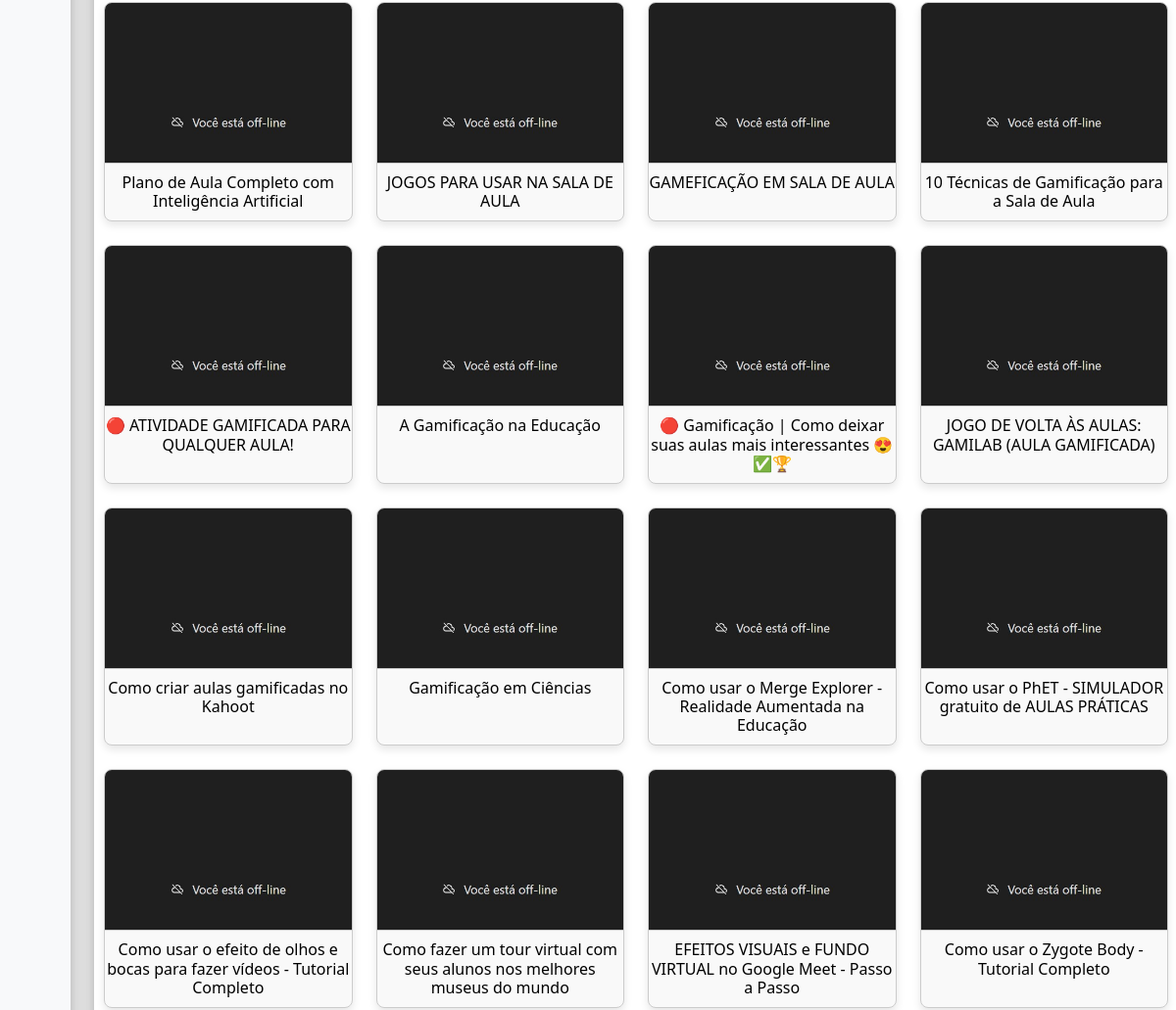
/ (signed in, middle part), run on an earlier commit of the app's database.
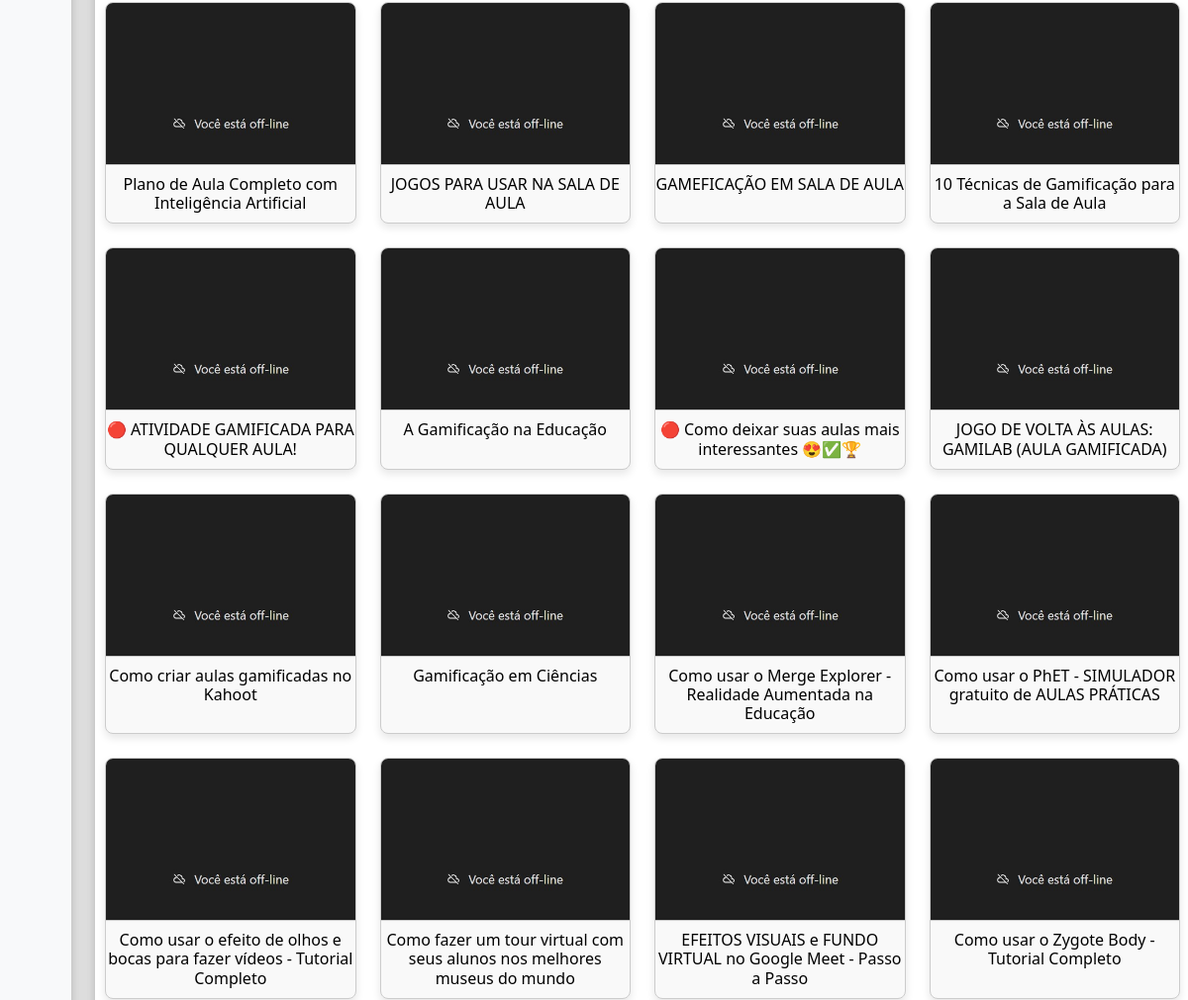
And on a later commit of the database.
### playList/models.py (models this page shows, shortened)
class Video(models.Model):
    title = models.CharField(max_length=300)
    url = models.URLField(max_length=300)
    description = models.TextField(max_length=1000)
    created_at = models.DateTimeField(auto_now_add=True)
    likes = models.PositiveIntegerField(default=0)
    visibilidade = models.BooleanField(default=False)
    def youtube_id(self):
        from urllib.parse import urlparse, parse_qs
        query = urlparse(self.url)
        if query.hostname == 'youtu.be':
            return query.path[1:]
        if query.hostname in ('www.youtube.com', 'youtube.com'):
            if query.path == '/watch':
                return parse_qs(query.query).get("v", [None])[0]
            if query.path[:7] == '/embed/':
                return query.path.split('/')[2]
            if query.path[:3] == '/v/':
                return query.path.split('/')[2]
        return None
    def youtube_thumbnail(self):
        video_id = self.youtube_id()
        if video_id:
            thumbnail_url = f"https://img.youtube.com/vi/{video_id}/hqdefault.jpg"
            try:
                response = requests.head(thumbnail_url, timeout=5)
                if response.status_code == 200:
                    return thumbnail_url
            except requests.RequestException:
                pass
        return "/static/img/default_video_thumbnail.jpg"

### home/views.py (the view)
# urls.py: path('', index, name='home'),
@login_required
def index(request):
    video_list = Video.objects.filter(visibilidade=True).order_by('id')
    playlists = Playlist.objects.all()
    all_videos_playlist = get_object_or_404(Playlist, name="Todos os vídeos")
    paginator = Paginator(video_list, 20)  # Carregar 20 vídeos por página
    page_number = request.GET.get('page')
    videos = paginator.get_page(page_number)
    return render(request, 'index.html', {
        'playlists': playlists,
        'videos': videos,
        'all_videos_playlist': all_videos_playlist
    })

### playList/models.py (called while the page is built)
    def get_default_thumbnail(self):
        return '/static/img/default_playlist_thumbnail.jpeg'  # Caminho para a imagem padrão

### templates/index.html (shortened to what this page needs)
{% extends 'base.html' %}
{% block main %}
    <br>
    <br>
    <div class="video-grid-container" id="video-container">
        {% for video in videos %}
            <div class="video-grid-item">
                <a href="{% url 'playlist-detail' all_videos_playlist.id %}?video_id={{ video.id }}" class="playlist-link">
                    <img src="{{ video.youtube_thumbnail }}" alt="{{ video.title }}" class="video-grid-thumbnail">
                    <h3>{{ video.title }}</h3>
                </a>
            </div>
        {% empty %}
            <p style="margin: 30px">Não há vídeos disponíveis no momento!</p>
        {% endfor %}
    </div>
{% endblock %}

### templates/base.html (shortened to what this page needs)
{% load static %}
<!doctype html>
<html lang="pt-BR" data-bs-theme="auto">
  <head><script src="{% static 'js/color-modes.js' %}"></script>
    <link rel="stylesheet" href="https://cdn.jsdelivr.net/npm/@docsearch/css@3">
    <link href="{% static 'css/bootstrap.min.css' %}" rel="stylesheet">
    <link href="{% static 'css/sidebars.css' %}" rel="stylesheet">
    <link href="{% static 'css/base.css' %}" rel="stylesheet">
    <link href="{% static 'css/modal.css' %}" rel="stylesheet">
    <link href="{% static 'css/index.css' %}" rel="stylesheet">
  </head>
  <body>
    <main class="d-flex flex-nowrap">
      <div class="d-flex flex-column flex-shrink-0 bg-body-tertiary" style="width: 4.5rem; border-top: 3px solid #01205F;">
      </div>
      <div class="b-example-divider b-example-vr" style="border-top: 3px solid #01205F;"></div>
      <div class="content">
        <div class="main {% block page_class %}{% endblock %}">
            {% block main %}{% endblock %}
        </div>
      </div>
    </main>
  </body>
</html>

### templates/static/css/sidebars.css (style rules this page uses)
body { min-height: 100vh; min-height: -webkit-fill-available; }
html { height: -webkit-fill-available; }
main { height: 100vh; height: -webkit-fill-available; max-height: 100vh; overflow-x: auto; overflow-y: hidden; }

### templates/static/css/base.css (style rules this page uses)
.content { border-top: 3px solid #01205F; display: flex; flex-direction: column; flex-grow: 1; overflow-x: hidden; }
.main { flex: 1; }
.b-example-divider { width: 100%; height: 3rem; background-color: rgba(0, 0, 0, .1); border: solid rgba(0, 0, 0, .15); border-width: 1px 0; box-shadow: inset 0 .5em 1.5em rgba(0, 0, 0, .1), inset 0 .125em .5em rgba(0, 0, 0, .15); }
.b-example-vr { flex-shrink: 0; width: 1.5rem; height: 100vh; }

### templates/static/css/index.css (style rules this page uses)
.playlist-link { display: block; color: inherit; text-decoration: none; height: 100%; width: 100%; }
.video-grid-container { display: flex; flex-wrap: wrap; gap: 24px; justify-content: flex-start; padding-left: 10px; }
.video-grid-item { width: calc((100% - 80px) / 4); border: 1px solid #ccc; border-radius: 8px; overflow: hidden; text-align: center; background-color: #f9f9f9; box-shadow: 0 4px 8px rgba(0, 0, 0, 0.1); transition: transform 0.2s, box-shadow 0.2s; }
.video-grid-thumbnail { width: 100%; height: 164px; object-fit: cover; border-bottom: 1px solid #ccc; }
.video-grid-item h3 { font-size: 1em; margin: 10px 0; color: #000; }

What changed in the data, as far as the page shows it:
changed Video: title "🔴 Gamificação | Como deixar suas aulas mais interessantes 😍✅🏆" → "🔴 Como deixar suas aulas mais interessantes 😍✅🏆"
